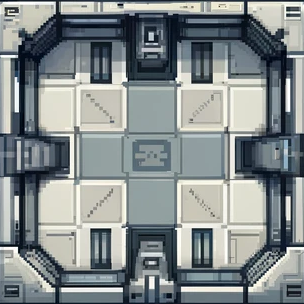

Rendered tile map (Tiled .tmx) drawn with the repository's tilesets; below, a short description and the full map source, tile grids included:
An orthogonal 19x19 tile map with 16x16 px tiles, 1 tile layer (Calque de Tuiles 1).

<map version="1.10" tiledversion="1.10.2" orientation="orthogonal" renderorder="right-down" width="19" height="19" tilewidth="16" tileheight="16" infinite="0" nextlayerid="2" nextobjectid="1">
 <tileset firstgid="1" source="spaceship_interior_room_2.tsx" />
 <layer id="1" name="Calque de Tuiles 1" width="19" height="19">
  <data encoding="csv">
1,2,3,4,5,6,7,8,9,10,11,12,13,14,15,16,17,18,19,
20,21,22,23,24,25,26,27,28,29,30,31,32,33,34,35,36,37,38,
39,40,41,42,43,44,45,46,47,48,49,50,51,52,53,54,55,56,57,
58,59,60,61,62,63,64,65,66,67,68,69,70,71,72,73,74,75,76,
77,78,79,80,81,82,83,84,85,86,87,88,89,90,91,92,93,94,95,
96,97,98,99,100,101,102,103,104,105,106,107,108,109,110,111,112,113,114,
115,116,117,118,119,120,121,122,123,124,125,126,127,128,129,130,131,132,133,
134,135,136,137,138,139,140,141,142,143,144,145,146,147,148,149,150,151,152,
153,154,155,156,157,158,159,160,161,162,163,164,165,166,167,168,169,170,171,
172,173,174,175,176,177,178,179,180,181,182,183,184,185,186,187,188,189,190,
191,192,193,194,195,196,197,198,199,200,201,202,203,204,205,206,207,208,209,
210,211,212,213,214,215,216,217,218,219,220,221,222,223,224,225,226,227,228,
229,230,231,232,233,234,235,236,237,238,239,240,241,242,243,244,245,246,247,
248,249,250,251,252,253,254,255,256,257,258,259,260,261,262,263,264,265,266,
267,268,269,270,271,272,273,274,275,276,277,278,279,280,281,282,283,284,285,
286,287,288,289,290,291,292,293,294,295,296,297,298,299,300,301,302,303,304,
305,306,307,308,309,310,311,312,313,314,315,316,317,318,319,320,321,322,323,
324,325,326,327,328,329,330,331,332,333,334,335,336,337,338,339,340,341,342,
343,344,345,346,347,348,349,350,351,352,353,354,355,356,357,358,359,360,361
</data>
 </layer>
</map>
